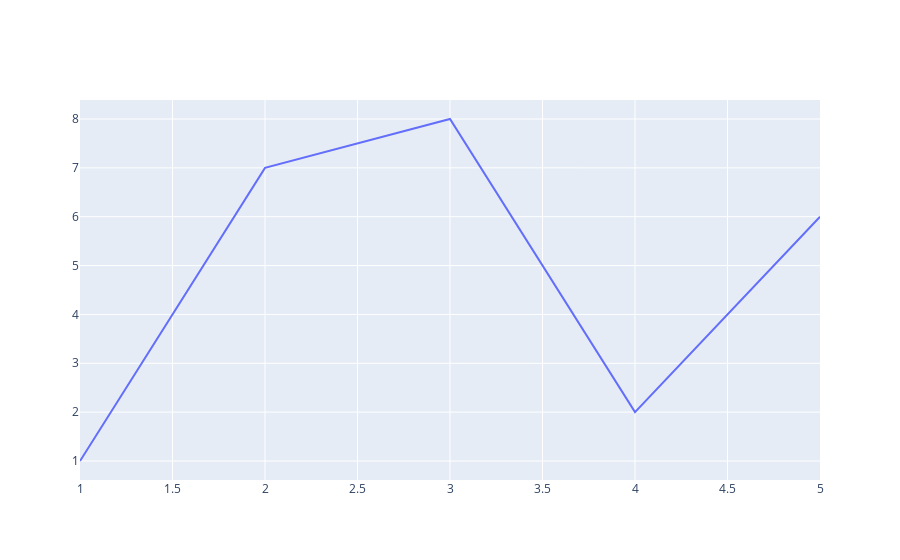

Notebook code for this chart:
### Code cell
# line plot
# mode='lines'
fig=go.Figure()
fig.add_trace(go.Scatter(x=[1,2,3,4,5],y=[1,7,8,2,6],mode='lines'))

### Figure 1 — Plotly figure (JSON) as saved in the notebook; plotly's stock layout.template omitted (floating-point values rounded to 4 significant figures)
{"data": [{"mode": "lines", "type": "scatter", "x": [1, 2, 3, 4, 5], "y": [1, 7, 8, 2, 6]}], "layout": {}}
